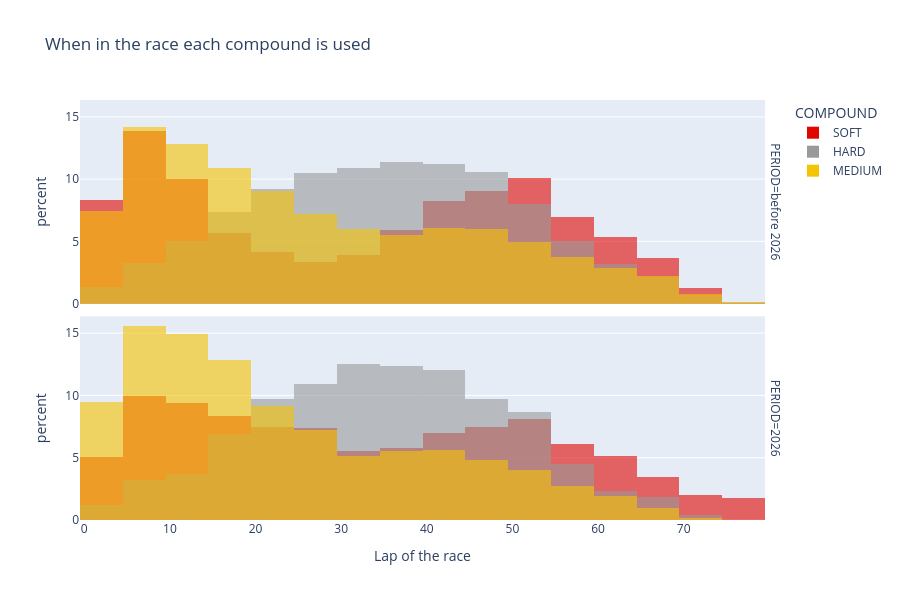

The notebook cell saved with this chart:
### Code cell
fig = px.histogram(dry, x="LAP_NUMBER", color="COMPOUND", facet_row="PERIOD",
                   color_discrete_map=COMPOUND_COLORS, histnorm="percent", nbins=35,
                   barmode="overlay", opacity=0.6,
                   labels={"LAP_NUMBER": "Lap of the race"},
                   title="When in the race each compound is used")
fig.update_layout(height=600)
fig.show()

### Figure 1 — Plotly figure (JSON) as saved in the notebook; plotly's stock layout.template omitted (floating-point values rounded to 4 significant figures; data arrays with more than 128 entries replaced by an {"elided": "..."} marker saying what was removed)
{"data": [{"bingroup": "x", "histnorm": "percent", "hovertemplate": "COMPOUND=SOFT<br>PERIOD=before 2026<br>Lap of the race=%{x}<br>percent=%{y}<extra></extra>", "legendgroup": "SOFT", "marker": {"color": "#E10600", "opacity": 0.6, "pattern": {"shape": ""}}, "name": "SOFT", "nbinsx": 35, "orientation": "v", "showlegend": true, "type": "histogram", "x": {"elided": "7023 int values"}, "xaxis": "x2", "yaxis": "y2"}, {"bingroup": "x", "histnorm": "percent", "hovertemplate": "COMPOUND=SOFT<br>PERIOD=2026<br>Lap of the race=%{x}<br>percent=%{y}<extra></extra>", "legendgroup": "SOFT", "marker": {"color": "#E10600", "opacity": 0.6, "pattern": {"shape": ""}}, "name": "SOFT", "nbinsx": 35, "orientation": "v", "showlegend": false, "type": "histogram", "x": {"elided": "3415 int values"}, "xaxis": "x", "yaxis": "y"}, {"bingroup": "x", "histnorm": "percent", "hovertemplate": "COMPOUND=HARD<br>PERIOD=before 2026<br>Lap of the race=%{x}<br>percent=%{y}<extra></extra>", "legendgroup": "HARD", "marker": {"color": "#9A9A9A", "opacity": 0.6, "pattern": {"shape": ""}}, "name": "HARD", "nbinsx": 35, "orientation": "v", "showlegend": true, "type": "histogram", "x": {"elided": "33043 int values"}, "xaxis": "x2", "yaxis": "y2"}, {"bingroup": "x", "histnorm": "percent", "hovertemplate": "COMPOUND=HARD<br>PERIOD=2026<br>Lap of the race=%{x}<br>percent=%{y}<extra></extra>", "legendgroup": "HARD", "marker": {"color": "#9A9A9A", "opacity": 0.6, "pattern": {"shape": ""}}, "name": "HARD", "nbinsx": 35, "orientation": "v", "showlegend": false, "type": "histogram", "x": {"elided": "7183 int values"}, "xaxis": "x", "yaxis": "y"}, {"bingroup": "x", "histnorm": "percent", "hovertemplate": "COMPOUND=MEDIUM<br>PERIOD=before 2026<br>Lap of the race=%{x}<br>percent=%{y}<extra></extra>", "legendgroup": "MEDIUM", "marker": {"color": "#F5C400", "opacity": 0.6, "pattern": {"shape": ""}}, "name": "MEDIUM", "nbinsx": 35, "orientation": "v", "showlegend": true, "type": "histogram", "x": {"elided": "24035 int values"}, "xaxis": "x2", "yaxis": "y2"}, {"bingroup": "x", "histnorm": "percent", "hovertemplate": "COMPOUND=MEDIUM<br>PERIOD=2026<br>Lap of the race=%{x}<br>percent=%{y}<extra></extra>", "legendgroup": "MEDIUM", "marker": {"color": "#F5C400", "opacity": 0.6, "pattern": {"shape": ""}}, "name": "MEDIUM", "nbinsx": 35, "orientation": "v", "showlegend": false, "type": "histogram", "x": {"elided": "5742 int values"}, "xaxis": "x", "yaxis": "y"}], "layout": {"annotations": [{"font": {}, "showarrow": false, "text": "PERIOD=2026", "textangle": 90, "x": 0.98, "xanchor": "left", "xref": "paper", "y": 0.2425, "yanchor": "middle", "yref": "paper"}, {"font": {}, "showarrow": false, "text": "PERIOD=before 2026", "textangle": 90, "x": 0.98, "xanchor": "left", "xref": "paper", "y": 0.7575, "yanchor": "middle", "yref": "paper"}], "barmode": "overlay", "height": 600, "legend": {"title": {"text": "COMPOUND"}, "tracegroupgap": 0}, "title": {"text": "When in the race each compound is used"}, "xaxis": {"anchor": "y", "domain": [0, 0.98], "title": {"text": "Lap of the race"}}, "xaxis2": {"anchor": "y2", "domain": [0, 0.98], "matches": "x", "showticklabels": false}, "yaxis": {"anchor": "x", "domain": [0, 0.485], "title": {"text": "percent"}}, "yaxis2": {"anchor": "x2", "domain": [0.515, 1], "matches": "y", "title": {"text": "percent"}}}}
